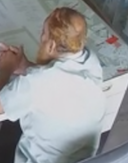
#> input picture InputData/template_image.png, 128 x 163 px
$ python object_matching.py
#> lines starting #> are read from the running program, lines starting #| are printed output that depends on the picture; after the words box and inside, x2 and y2 are one past the last pixel; in counts of white or black regions, pixels touching at a corner belong together
import cv2
import numpy as np
import matplotlib.pyplot as plt

MIN_MATCH_COUNT = 20

detector=cv2.xfeatures2d.SIFT_create()

FLANN_INDEX_KDITREE=0
flannParam=dict(algorithm=FLANN_INDEX_KDITREE,tree=5)
flann=cv2.FlannBasedMatcher(flannParam,{})

trainImg=cv2.imread("../InputData/template_image.png",0)
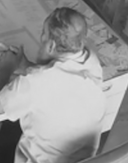
#> trainImg: shape (163, 128); min 31, max 226, mean 150.3
trainKP,trainDesc=detector.detectAndCompute(trainImg,None)
#> trainKP = 131 keypoints; strongest (x, y, size): (18, 121, 2.9), (13, 119, 3.7), (60, 99, 52.3), (48, 62, 8.1)
trainImg1=cv2.drawKeypoints(trainImg,trainKP,None,(255,0,0),4)
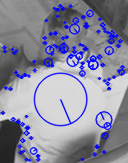
#> trainImg1: shape (163, 128, 3); mean of channels 0, 1, 2 158.6, 137, 137; drawn as B, G, R
plt.imshow(trainImg1)
plt.show()

cam=cv2.VideoCapture("../InputData/cc2fCut.avi")
while True:
    ret, QueryImgBGR=cam.read()
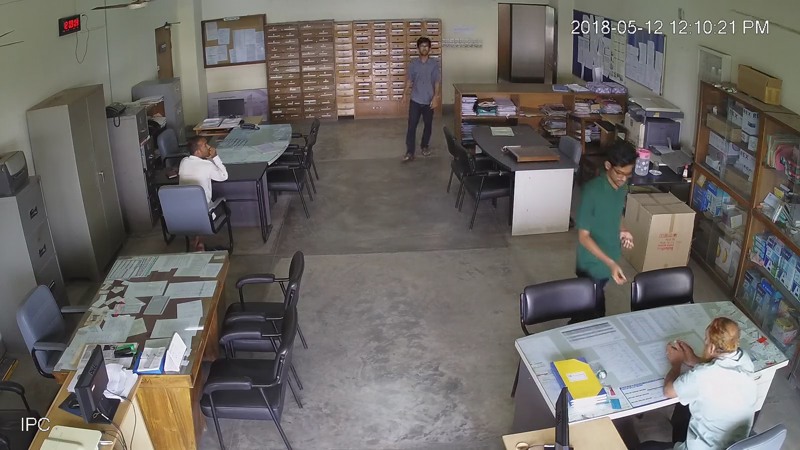
#> input picture frame 57 of InputData/cc2fCut.avi, 800 x 450 px
#> QueryImgBGR is the input picture: shape (450, 800, 3); mean B, G, R 101.3, 104.7, 108.6
    QueryImg=cv2.cvtColor(QueryImgBGR,cv2.COLOR_BGR2GRAY)
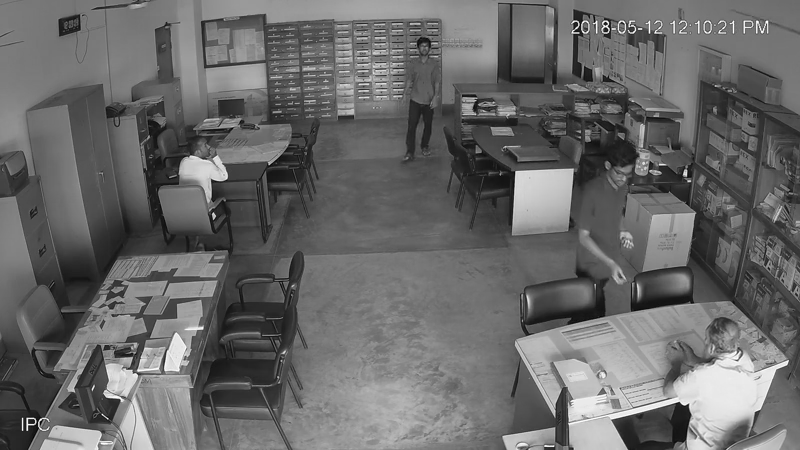
#> QueryImg: shape (450, 800); min 1, max 255, mean 105.4
    queryKP,queryDesc=detector.detectAndCompute(QueryImg,None)
#> queryKP = 1411 keypoints; strongest (x, y, size): (605, 23, 2), (685, 173, 3.3), (605, 30, 2.6), (27, 424, 2)
    matches=flann.knnMatch(queryDesc,trainDesc,k=2)
#> matches = 1411 matches
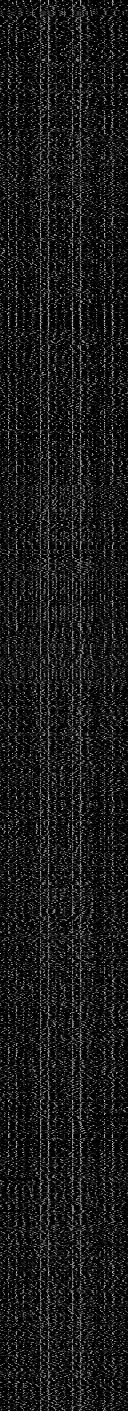
#> queryDesc: shape (1411, 128) float32; min 0, max 214, mean 26.1

    goodMatch=[]
    for m,n in matches:
        if(m.distance<0.75*n.distance):
            goodMatch.append(m)
#> after the loop, goodMatch = 51 matches
    if(len(goodMatch)>MIN_MATCH_COUNT):
        tp=[]
        qp=[]
        for m in goodMatch:
            tp.append(trainKP[m.trainIdx].pt)
            qp.append(queryKP[m.queryIdx].pt)
#> this loop made 51 passes
#> after the loop, qp = 51 pairs, first value 66.67 to 769.7, second value 14.97 to 434.1; tp = 51 pairs, first value 12.83 to 122, second value 20.15 to 150.9
        tp,qp=np.float32((tp,qp))
        H,status=cv2.findHomography(tp,qp,cv2.RANSAC,3.0)
#> H = [[0.19, 0.0309, 672.4], [-0.322, 0.734, 317.3], [-0.00078, 1.13e-05, 1]]; status = 51 values, max 1 at index 20, min 0 at index 0, mean 0.549
        h,w=trainImg.shape
#> h = 163; w = 128
        trainBorder=np.float32([[[0,0],[0,h-1],[w-1,h-1],[w-1,0]]])
#> trainBorder = [[0, 0], [0, 162], [127, 162], [127, 0]]
        queryBorder=cv2.perspectiveTransform(trainBorder,H)
#> queryBorder = [[672.4, 317.3], [676.2, 435.4], [777.2, 438], [773.2, 306.9]]
        cv2.polylines(QueryImgBGR,[np.int32(queryBorder)],True,(0,255,0),5)
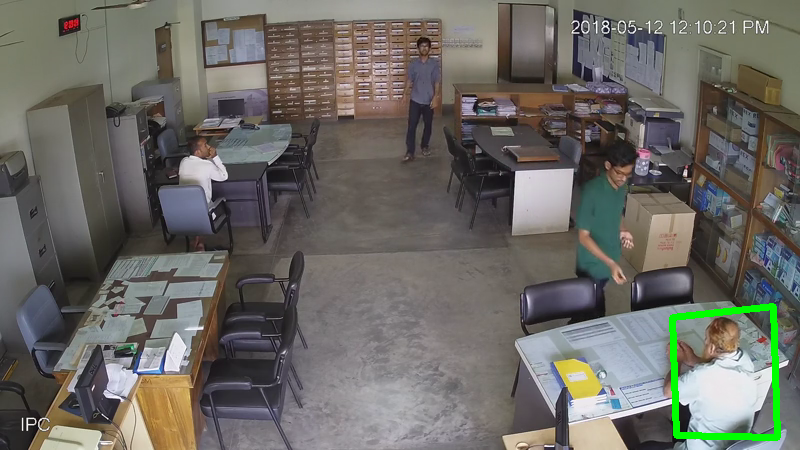
#> QueryImgBGR: shape (450, 800, 3); 0.87% of pixels changed, all inside (x1, y1, x2, y2) = (669, 303, 781, 441)
        print("Match Found")
    else:
        print("Not Enough match found-")
        print(len(goodMatch),MIN_MATCH_COUNT)
    cv2.imshow('result',QueryImgBGR)
    if cv2.waitKey(10)==ord('v'):
#> (key Esc is pressed here)
        break
cam.release()
cv2.destroyAllWindows()
